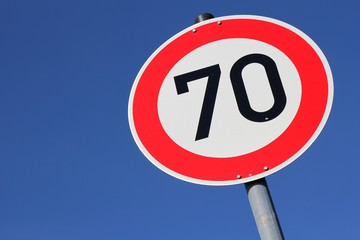
#> input picture example_german_signs/70.jpg, 360 x 240 px; its folder holds 4 pictures in this run
$ jupyter execute --allow-errors Traffic_Sign_Classifier.ipynb   (shell and % lines are left out)   (older library calls are emulated)
#> lines starting #> are read from the running program, lines starting #| are printed output that depends on the picture
# Self-Driving Car Engineer Nanodegree

## Deep Learning

## Project: Build a Traffic Sign Recognition Classifier

In this notebook, a template is provided for you to implement your functionality in stages, which is required to successfully complete this project. If additional code is required that cannot be included in the notebook, be sure that the Python code is successfully imported and included in your submission if necessary.

> **Note**: Once you have completed all of the code implementations, you need to finalize your work by exporting the iPython Notebook as an HTML document. Before exporting the notebook to html, all of the code cells need to have been run so that reviewers can see the final implementation and output. You can then export the notebook by using the menu above and navigating to  \n",
    "**File -> Download as -> HTML (.html)**. Include the finished document along with this notebook as your submission.

In addition to implementing code, there is a writeup to complete. The writeup should be completed in a separate file, which can be either a markdown file or a pdf document. There is a [write up template](https://github.com/udacity/CarND-Traffic-Sign-Classifier-Project/blob/master/writeup_template.md) that can be used to guide the writing process. Completing the code template and writeup template will cover all of the [rubric points](https://review.udacity.com/#!/rubrics/481/view) for this project.

The [rubric](https://review.udacity.com/#!/rubrics/481/view) contains "Stand Out Suggestions" for enhancing the project beyond the minimum requirements. The stand out suggestions are optional. If you decide to pursue the "stand out suggestions", you can include the code in this Ipython notebook and also discuss the results in the writeup file.

>**Note:** Code and Markdown cells can be executed using the **Shift + Enter** keyboard shortcut. In addition, Markdown cells can be edited by typically double-clicking the cell to enter edit mode.

---
## Step 0: Load The Data

[cell 1]
# Load pickled data
import pickle

training_file = "/Users/laszlofriedmann/Downloads/traffic-signs-data/train.p"
validation_file= "/Users/laszlofriedmann/Downloads/traffic-signs-data/valid.p"
testing_file = "/Users/laszlofriedmann/Downloads/traffic-signs-data/test.p"

#> (the rest of this cell did not finish here and is left out)

---

## Step 1: Dataset Summary & Exploration

The pickled data is a dictionary with 4 key/value pairs:

- `'features'` is a 4D array containing raw pixel data of the traffic sign images, (num examples, width, height, channels).
- `'labels'` is a 1D array containing the label/class id of the traffic sign. The file `signnames.csv` contains id -> name mappings for each id.
- `'sizes'` is a list containing tuples, (width, height) representing the original width and height the image.
- `'coords'` is a list containing tuples, (x1, y1, x2, y2) representing coordinates of a bounding box around the sign in the image. **THESE COORDINATES ASSUME THE ORIGINAL IMAGE. THE PICKLED DATA CONTAINS RESIZED VERSIONS (32 by 32) OF THESE IMAGES**

Complete the basic data summary below. Use python, numpy and/or pandas methods to calculate the data summary rather than hard coding the results. For example, the [pandas shape method](http://pandas.pydata.org/pandas-docs/stable/generated/pandas.DataFrame.shape.html) might be useful for calculating some of the summary results.

### Provide a Basic Summary of the Data Set Using Python, Numpy and/or Pandas

[cell 2]
import numpy as np

# Number of training examples
#> (the rest of this cell did not finish here and is left out)

### Include an exploratory visualization of the dataset

Visualize the German Traffic Signs Dataset using the pickled file(s). This is open ended, suggestions include: plotting traffic sign images, plotting the count of each sign, etc.

The [Matplotlib](http://matplotlib.org/) [examples](http://matplotlib.org/examples/index.html) and [gallery](http://matplotlib.org/gallery.html) pages are a great resource for doing visualizations in Python.

**NOTE:** It's recommended you start with something simple first. If you wish to do more, come back to it after you've completed the rest of the sections. It can be interesting to look at the distribution of classes in the training, validation and test set. Is the distribution the same? Are there more examples of some classes than others?

[cell 3]
import matplotlib.pyplot as plt
from skimage.color import rgb2gray, gray2rgb
import random

# plot 3 random example of trainingset with label
#> (the rest of this cell did not finish here and is left out)

----

## Step 2: Design and Test a Model Architecture

Design and implement a deep learning model that learns to recognize traffic signs. Train and test your model on the [German Traffic Sign Dataset](http://benchmark.ini.rub.de/?section=gtsrb&subsection=dataset).

The LeNet-5 implementation shown in the [classroom](https://classroom.udacity.com/nanodegrees/nd013/parts/fbf77062-5703-404e-b60c-95b78b2f3f9e/modules/6df7ae49-c61c-4bb2-a23e-6527e69209ec/lessons/601ae704-1035-4287-8b11-e2c2716217ad/concepts/d4aca031-508f-4e0b-b493-e7b706120f81) at the end of the CNN lesson is a solid starting point. You'll have to change the number of classes and possibly the preprocessing, but aside from that it's plug and play!

With the LeNet-5 solution from the lecture, you should expect a validation set accuracy of about 0.89. To meet specifications, the validation set accuracy will need to be at least 0.93. It is possible to get an even higher accuracy, but 0.93 is the minimum for a successful project submission.

There are various aspects to consider when thinking about this problem:

- Neural network architecture (is the network over or underfitting?)
- Play around preprocessing techniques (normalization, rgb to grayscale, etc)
- Number of examples per label (some have more than others).
- Generate fake data.

Here is an example of a [published baseline model on this problem](http://yann.lecun.com/exdb/publis/pdf/sermanet-ijcnn-11.pdf). It's not required to be familiar with the approach used in the paper but, it's good practice to try to read papers like these.

### Pre-process the Data Set (normalization, grayscale, etc.)

Minimally, the image data should be normalized so that the data has mean zero and equal variance. For image data, `(pixel - 128)/ 128` is a quick way to approximately normalize the data and can be used in this project.

Other pre-processing steps are optional. You can try different techniques to see if it improves performance.

Use the code cell (or multiple code cells, if necessary) to implement the first step of your project.

[cell 4]
"""
Preprocess of data:
- Normalize images from 0 to 1 channelwise
- Augment images with some factor:
    * Random scaling +/- 12.5%
    * Rotating +/- 10°
    * Translating +/- 1 in x- and y-direction
"""
import scipy.ndimage

# Cast data to type float32
#> (the rest of this cell did not finish here and is left out)

#> (a cell that did not finish here is left out)

### Model Architecture

[cell 6]
import tensorflow as tf
from tensorflow.contrib.layers import flatten

"""
Network architecture was adapted from given LeNet, with
6 conv layers and relus,
3 max pooling operations and
2 fully connected layers with dropout:

          feature map  op size

Input:     32x32x3     -
1 Conv:    32x32x32    3x3x32
2 Conv:    32x32x32    3x3x32
1 Maxpool: 16x16x32    2x2/2
3 Conv:    16x16x64    3x3x64
4 Conv:    16x16x64    3x3x64
2 Maxpool: 8x8x64      2x2/2
5 Conv:    8x8x128     3x3x128
6 Conv:    8x8x128     3x3x128
3 Maxpool: 4x4x128     2x2/2
1 FC+DO:   1024        1024
2 FC+DO:   1024        1024
Output:    43          -
"""

# [75 lines left out: function myNet, not called in this run]

### Train, Validate and Test the Model

A validation set can be used to assess how well the model is performing. A low accuracy on the training and validation
sets imply underfitting. A high accuracy on the training set but low accuracy on the validation set implies overfitting.

[cell 7]
"""
Adapted training procedure of LeNet.
- Epochs:            30
- Batch size:        128
- Learning rate:     0.001
- Optimizer:         Adam (Momentum & adaptation of learning rate)
- Data Augmentation: Yes, factorized with 5
- Preprocessing:     Yes, normalization of data to 0 and 1
"""
from sklearn.utils import shuffle

## HYPERPARAMETER
EPOCHS     = 30
BATCH_SIZE = 128
rate       = 0.001
##

# tf placeholders
#> (the rest of this cell did not finish here and is left out)

#### ---

## Step 3: Test a Model on New Images

To give yourself more insight into how your model is working, download at least five pictures of German traffic signs from the web and use your model to predict the traffic sign type.

You may find `signnames.csv` useful as it contains mappings from the class id (integer) to the actual sign name.

### Load and Output the Images

[cell 8]
import os
from PIL import Image
from matplotlib import pyplot as plt
import numpy as np

list_signs = os.listdir('./example_german_signs')
img_list = []
plt.rcParams["figure.figsize"] = [15, 5]

for img_name in list_signs:
    img = Image.open('./example_german_signs/'+img_name)
#> img is the input picture: PIL image 360x240 RGB; mean R, G, B 105.6, 101.6, 149.3
    img = img.convert('RGB')
    img = img.resize((32, 32), Image.ANTIALIAS)
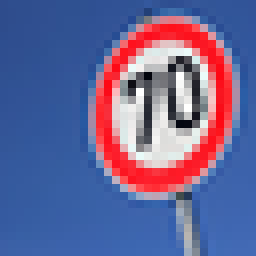
#> img: PIL image 32x32 RGB (shown 8 times larger); mean R, G, B 105.4, 101.6, 149.2
    img = np.reshape(img, (32, 32, 3))

    img_list.append(img)
#> pass 2 of the loop `for img_name in list_signs:`:
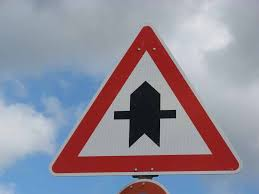
#> input picture example_german_signs/priority.jpeg, 259 x 194 px
#> img is the input picture: PIL image 259x194 RGB; mean R, G, B 144.8, 140.2, 153.6
#> `img = img.resize((32, 32), Image.ANTIALIAS)`:
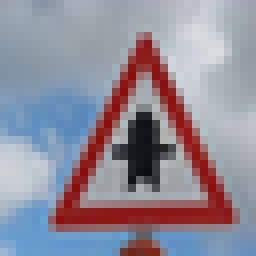
#> img: PIL image 32x32 RGB (shown 8 times larger); mean R, G, B 144.8, 140.2, 153.6
#> pass 3 of the loop `for img_name in list_signs:`:
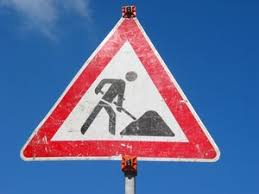
#> input picture example_german_signs/road_works.jpeg, 259 x 194 px
#> img is the input picture: PIL image 259x194 RGB; mean R, G, B 94.4, 110.5, 157.5
#> `img = img.resize((32, 32), Image.ANTIALIAS)`:
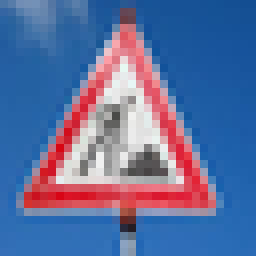
#> img: PIL image 32x32 RGB (shown 8 times larger); mean R, G, B 94.4, 110.5, 157.5
#> the loop made 4 passes; the first 3 are shown

for i, img in enumerate(img_list):
    plt.subplot(1, 5, i+1)
    plt.imshow(img)
    plt.title(list_signs[i])

plt.show()
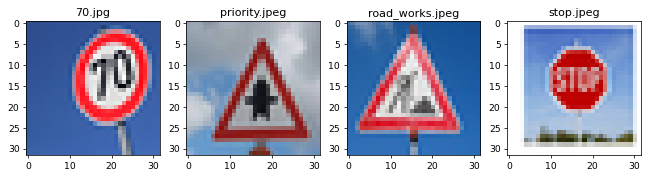
#> figure drawn by matplotlib, 4 panels
